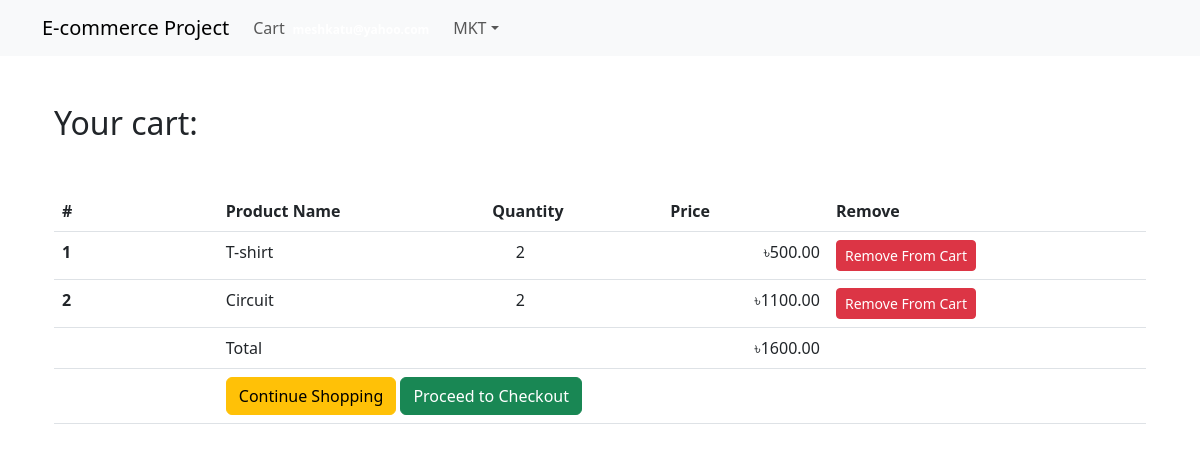
The page /shop/cart/ (signed in) on the database its author committed.
### login_app/models.py (models this page shows, shortened)
class User(AbstractBaseUser,PermissionsMixin):
    email = models.EmailField(unique=True,null=False)
    is_staff = models.BooleanField(
        gettext_lazy('staff status'),
        default = False,
        help_text = gettext_lazy('Designates whether the user can log in this site')
    )
    is_active = models.BooleanField(
        gettext_lazy('active'),
        default = True,
        help_text = gettext_lazy('Designates whether this user should be treated as active. Unselect this instead of deleting accounts')
    )
    USERNAME_FIELD = 'email'
    objects = MyUserManager()
    def __str__(self):
        return self.email

class Profile(models.Model):
    user = models.OneToOneField(User,on_delete=models.CASCADE,related_name='profile')
    username = models.CharField(max_length=264,blank=True)
    full_name = models.CharField(max_length=264,blank=True)
    address = models.TextField(max_length=300,blank=True)
    city = models.CharField(max_length=40,blank=True)
    zipcode = models.CharField(max_length=10,blank=True)
    country = models.CharField(max_length=50,blank=True)
    phone = models.CharField(max_length=20,blank=True)
    date_joined = models.DateTimeField(auto_now_add=True)

### order_app/models.py (models this page shows, shortened)
class Cart(models.Model):
    user = models.ForeignKey(settings.AUTH_USER_MODEL,on_delete=models.CASCADE,
    related_name="cart")
    item = models.ForeignKey(Product,on_delete=models.CASCADE)
    quantity = models.IntegerField(default=1)
    purchased = models.BooleanField(default=False)
    created_at = models.DateTimeField(auto_now_add=True)
    updated_at = models.DateTimeField(auto_now=True)
    def get_total(self):
        total =  self.item.price * self.quantity
        float_total = format(total,'0.2f')
        return float_total

class Order(models.Model):
    orderitems = models.ManyToManyField(Cart)
    user = models.ForeignKey(settings.AUTH_USER_MODEL,on_delete=models.CASCADE)
    ordered = models.BooleanField(default=False)
    created_at = models.DateTimeField(auto_now_add=True)
    paymentId = models.CharField(max_length=264,blank=True,null=True)
    orderId = models.CharField(max_length=264,blank=True,null=True)
    def get_totals(self):
        total = 0
        for order_item in self.orderitems.all():
            total += float(order_item.get_total())
        return total

### shop_app/models.py (models this page shows, shortened)
class Product(models.Model):
    mainimage = models.ImageField(upload_to = 'products')
    name = models.CharField(max_length=264)
    category = models.ForeignKey(Category,on_delete=models.CASCADE,related_name='category')
    preview_text = models.TextField(max_length=200,verbose_name='Preview Text')
    detailed_text = models.TextField(max_length=1000,verbose_name='Description')
    price = models.FloatField()
    old_price = models.FloatField(default=0.00)
    created_at = models. DateTimeField(auto_now_add=True)
    class Meta:
        ordering = ['-created_at',]

### order_app/views.py (the view)
# urls.py: path('cart/',views.cart_view,name='cart'),
@login_required
def cart_view(request):
    carts = Cart.objects.filter(user=request.user,purchased=False)
    orders = Order.objects.filter(user=request.user,ordered=False)
    if carts.exists() and orders.exists():
        order = orders[0]
        diction = {'carts':carts,'order':order}
        return render(request,'order_app/cart.html',context=diction)
    else:
        messages.warning(request,"You don't have any item in your cart!")
        return redirect('shop_app:home')

### templates/order_app/cart.html
{% extends 'base.html' %}
{% block body_block %}
  <div class="container my-5">
    <div class="my-5">
      <h2>Your cart: </h2>
    </div>
    <table class="table">
      <thead>
        <tr>
          <th scope="col" width="15%">#</th>
          <th scope="col">Product Name</th>
          <th scope="col">Quantity</th>
          <th scope="col" align="right">Price</th>
          <th scope="col">Remove</th>
        </tr>
      </thead>
      <tbody>
        {% for cart in carts %}
          <tr>
            <th scope="row">{{forloop.counter}}</th>
            <td>{{cart.item.name}}</td>
            <td>
              <a class="mr-2" href="#"><span class="badge badge-light">-</span></a>
              {{cart.quantity}}
              <a class="mr-2" href="#"><span class="badge badge-light">+</span></a>
            </td>
            <td align="right">&#2547;{{cart.get_total}}</td>
            <td><a href="#" class="btn btn-danger btn-sm">Remove From Cart</a></td>
          </tr>
        {% endfor %}
        <tr>
          <th scope="row"></th>
          <td colspan="2">Total</td>
          <td align="right">&#2547;{{order.get_totals|floatformat:2}}</td>
          <td></td>
        </tr>
        <tr>
          <th scope="row"></th>
          <td colspan="4" class="text-right">
            <a href="{% url 'shop_app:home' %}" class="btn btn-warning mr-4">Continue Shopping</a>
            <a href="#" class="btn btn-success mr-4">Proceed to Checkout</a>
          </td>
        </tr>
      </tbody>
    </table>
  </div>
{% endblock %}

### templates/navbar.html (shortened to what this page needs)
{% load cart_tag %}
<nav class="navbar navbar-expand-lg navbar-light bg-light">
  <div class="container">
    <a class="navbar-brand" href="{% url 'shop_app:home' %}">E-commerce Project</a>
    <div class="collapse navbar-collapse" id="navbarNav">
      <ul class="navbar-nav ml-auto">
        {% if request.user.is_authenticated %}
          <li class="nav-item">
            <a class="nav-link" href="{% url 'order_app:cart' %}">
              Cart<span class="badge badge-light">{{request.user|cart_total}}</span>
            </a>
          </li>
          <li class="nav-item dropdown"><a class="nav-link dropdown-toggle" href="#"
            id="navbarDropdown" role="button" data-toggle="dropdown" aria-haspopup="true"
            aria-expanded="false">{{request.user.profile.username}}</a>
          </li>
        {% else %}
          <li class="nav-item"><a class="btn btn-primary" href="{% url 'login_app:login' %}">Login</a></li>
        {% endif %}
      </ul>
    </div>
  </div>
</nav>

### rows shown on the page
User: user.profile.username "MKT"
Cart: item.name "T-shirt", quantity "2", get_total "500.00"
Cart: item.name "Circuit", quantity "2", get_total "1100.00"
Order: get_totals "1600.00"
